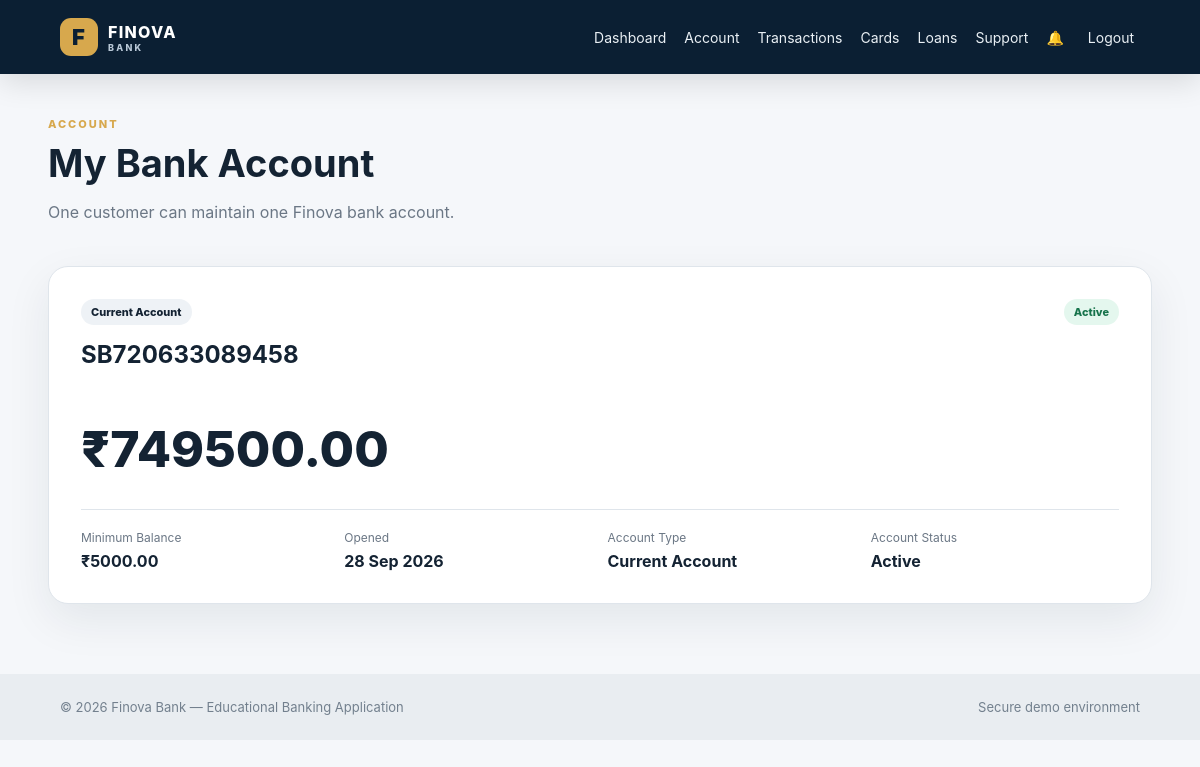
The page /accounts/ (signed in) on the database its author committed.
### banking/models.py (models this page shows, shortened)
class BankAccount(models.Model):
    ACCOUNT_TYPES = [
        ("SAVINGS", "Savings Account"),
        ("CURRENT", "Current Account"),
    ]
    STATUS_CHOICES = [
        ("ACTIVE", "Active"),
        ("BLOCKED", "Blocked"),
        ("CLOSED", "Closed"),
    ]
    user = models.OneToOneField(
        User, on_delete=models.CASCADE, related_name="account"
    )
    account_number = models.CharField(
        max_length=20, unique=True, default=generate_account_number
    )
    account_type = models.CharField(
        max_length=20, choices=ACCOUNT_TYPES, default="SAVINGS"
    )
    balance = models.DecimalField(
        max_digits=15, decimal_places=2, default=Decimal("0.00")
    )
    minimum_balance = models.DecimalField(
        max_digits=15, decimal_places=2, default=Decimal("1000.00")
    )
    status = models.CharField(
        max_length=20, choices=STATUS_CHOICES, default="ACTIVE"
    )
    created_at = models.DateTimeField(auto_now_add=True)
    updated_at = models.DateTimeField(auto_now=True)
    class Meta:
        ordering = ["-created_at"]

### banking/views.py (the view)
# urls.py: path("accounts/", views.accounts, name="accounts"),
@login_required
def accounts(request):
    return render(
        request,
        "accounts.html",
        {"account": getattr(request.user, "account", None)},
    )

### templates/accounts.html (shortened to what this page needs)
{% extends "base.html" %}
{% block content %}
<div class="page-head">
    <div>
        <span class="eyebrow">ACCOUNT</span>
        <h1>My Bank Account</h1>
        <p class="muted">One customer can maintain one Finova bank account.</p>
    </div>
</div>
{% if account %}
<div class="detail-card">
    <div class="detail-top">
        <div>
            <span class="pill">{{ account.get_account_type_display }}</span>
            <h2>{{ account.account_number }}</h2>
        </div>
        <span class="badge success">{{ account.get_status_display }}</span>
    </div>
    <div class="big-number">₹{{ account.balance|floatformat:2 }}</div>
    <div class="detail-grid">
        <div><span>Minimum Balance</span><b>₹{{ account.minimum_balance|floatformat:2 }}</b></div>
        <div><span>Opened</span><b>{{ account.created_at|date:"d M Y" }}</b></div>
        <div><span>Account Type</span><b>{{ account.get_account_type_display }}</b></div>
        <div><span>Account Status</span><b>{{ account.get_status_display }}</b></div>
    </div>
</div>
{% else %}
<div class="empty">
    <h2>No Bank Account</h2>
    <p>Open your single account to use banking services.</p>
    <a class="btn primary" href="{% url 'create_account' %}">Open Bank Account</a>
</div>
{% endif %}
{% endblock %}

### static/css/style.css (style rules this page uses)
:root { --navy:#0b1f33; --navy2:#12395a; --gold:#d7a84d; --cream:#f5f7fa; --white:#fff; --text:#142333; --muted:#6b7785; --border:#dfe5eb; --green:#178a55; --red:#c73b45; --shadow:0 16px 45px rgba(17,36,55,.08); }
* { box-sizing:border-box }
body { margin:0;background:var(--cream);color:var(--text);font-family:Inter,Segoe UI,Arial,sans-serif }
.mini-label,.eyebrow { font-size:11px;font-weight:800;letter-spacing:.18em;color:var(--gold) }
.page-head { display:flex;align-items:flex-end;justify-content:space-between;gap:20px;margin-bottom:28px }
.page-head h1 { font-size:38px;margin:8px 0 }
.muted { color:var(--muted) }
.badge,.pill,.status { display:inline-flex;align-items:center;border-radius:999px;padding:6px 10px;background:#eef2f6;font-size:11px;font-weight:800 }
.badge.success,.status { background:#e4f7ee;color:#16734b }
.empty,.form-card,.detail-card { background:#fff;border:1px solid var(--border);border-radius:20px;padding:32px;box-shadow:var(--shadow) }
.detail-top { display:flex;justify-content:space-between;align-items:flex-start }
.detail-top h2 { margin-top:15px }
.big-number { font-size:50px;font-weight:850;margin:30px 0 }
.detail-grid { display:grid;grid-template-columns:repeat(4,1fr);border-top:1px solid var(--border);padding-top:20px;gap:15px }
.detail-grid span { display:block;color:var(--muted);font-size:12px;margin-bottom:6px }

### rows shown on the page
BankAccount: account_type "Current Account", account_number "SB720633089458", status "Active", balance "749500.00", minimum_balance "5000.00", created_at "28 Sep 2026"
